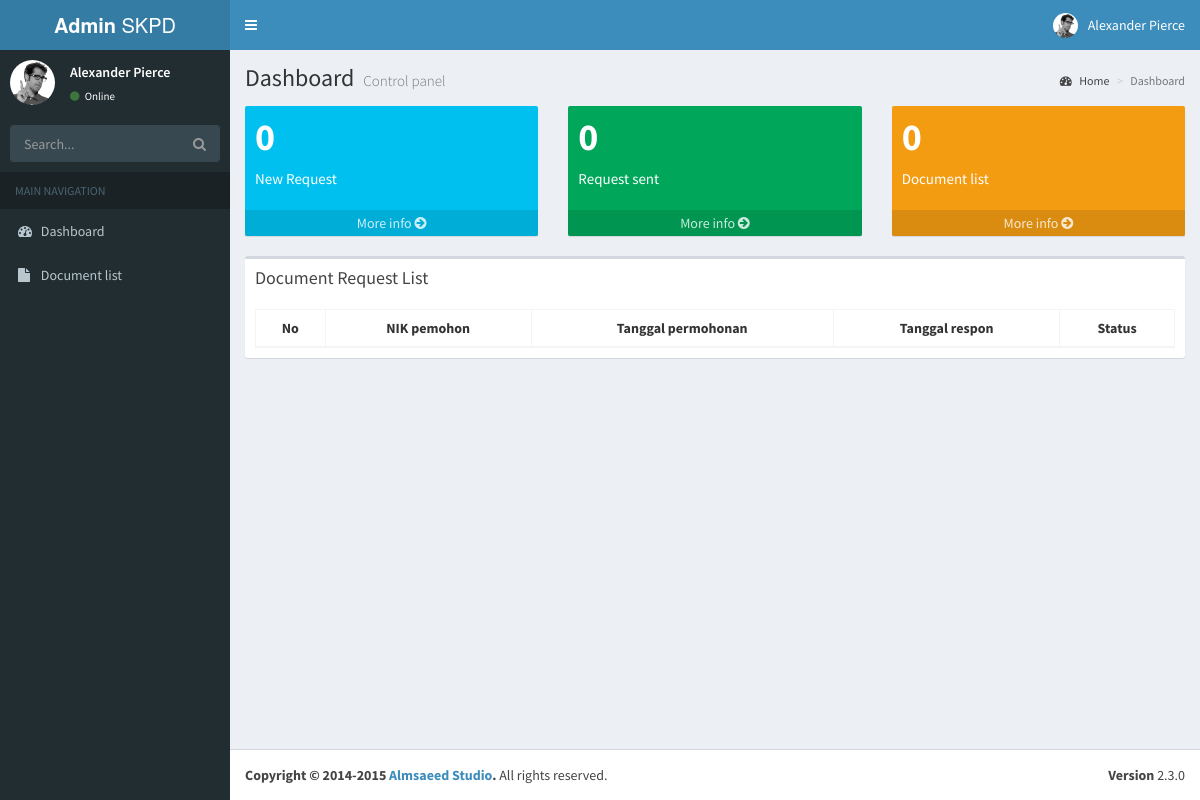
The app's page /index.php/skpd, older data.
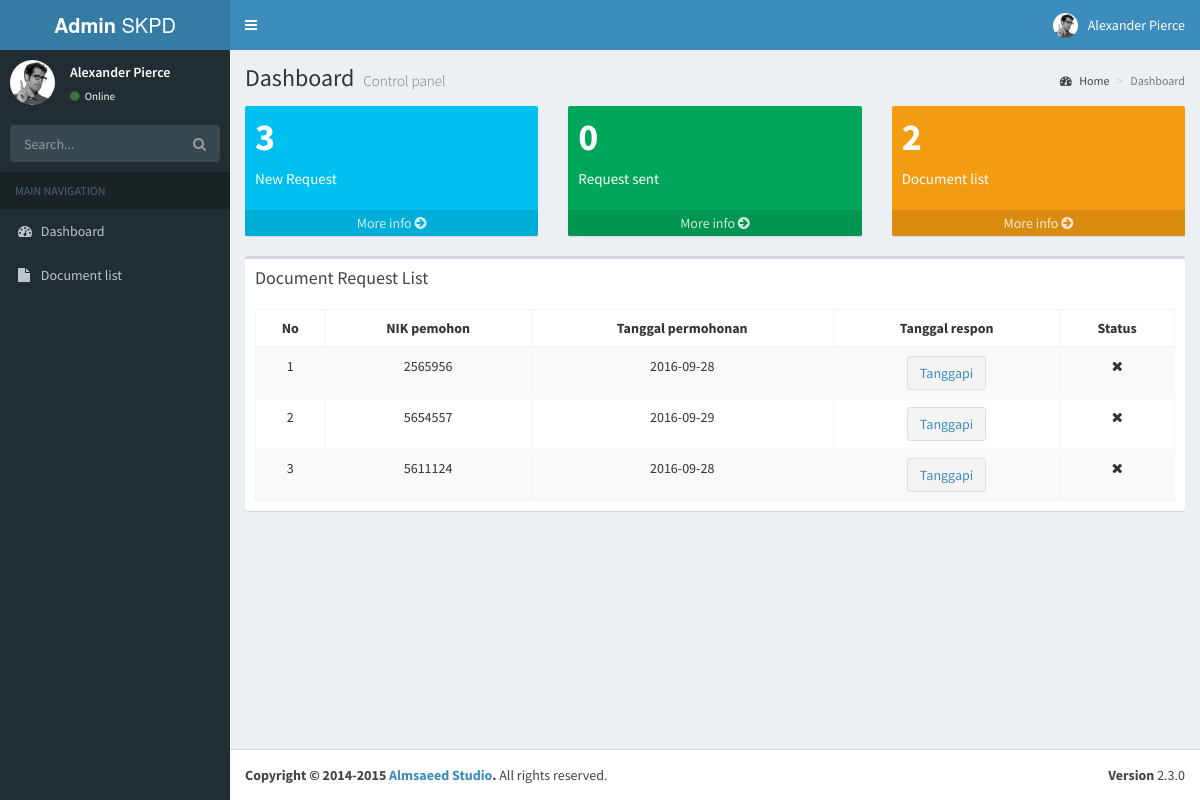
The same page, newer data.
### tables this page shows
CREATE TABLE `t_request` (
  `id` int(16) NOT NULL,
  `nik_pemohon` int(32) NOT NULL,
  `request_at` date NOT NULL,
  `kode_berkas` varchar(128) NOT NULL,
  `response_at` date DEFAULT NULL,
  `kode_skpd` varchar(25) NOT NULL
);

### application/controllers/Skpd.php (called while the page is built, shortened)
<?php
class Skpd extends CI_Controller{
    function __construct() {
        $this->load->model(array('model_skpd'));
        $this->load->helper(array('form', 'url'));
    }
    public function index(){
        $a = $this->model_skpd->getAllPendingReq();
        $b = $this->model_skpd->getAllSentReq();
        $c = $this->model_skpd->getAllReq();
        $d = $this->model_skpd->getAllDoc();
        $data= array( 'request'=> $a, 'sent' => $b,'all'=> $c,'dokumen'=> $d);
        $this->load->view('skpd/header');
        $this->load->view('skpd/index',$data);
        $this->load->view('skpd/footer');
    }
}

### index.php (called while the page is built, shortened)
<?php
require_once BASEPATH.'core/CodeIgniter.php';

### application/models/model_skpd.php (called while the page is built, shortened)
<?php
class Model_skpd extends CI_model{
    function getAllReq(){
         return $this->db->get('t_request');
    }
}

### application/views/skpd/index.php (the view, shortened to what this page needs)
<div class="content-wrapper">
  <section class="content-header">
    <h1>
      Dashboard
      <small>Control panel</small>
    </h1>
    <ol class="breadcrumb">
      <li><a href="#"><i class="fa fa-dashboard"></i> Home</a></li>
      <li class="active">Dashboard</li>
    </ol>
  </section>
  <section class="content">
    <div class="row">
      <div class="col-lg-4">
        <div class="small-box bg-aqua">
          <div class="inner">
            <h3><?php
            echo $request->num_rows();?></h3>
            <p>New Request</p>
          </div>
          <a href="<?= base_url() ?>skpd/pendingRequest" class="small-box-footer">More info <i class="fa fa-arrow-circle-right"></i></a>
        </div>
      </div>
      <div class="col-lg-4 ">
        <div class="small-box bg-green">
          <div class="inner">
            <h3><?php echo $sent->num_rows();?></h3>
            <p>Request sent</p>
          </div>
          <a href="<?= base_url() ?>skpd/sentRequest" class="small-box-footer">More info <i class="fa fa-arrow-circle-right"></i></a>
        </div>
      </div>
      <div class="col-lg-4">
        <div class="small-box bg-yellow">
          <div class="inner">
            <h3><?php echo $dokumen->num_rows();?></h3>
            <p>Document list</p>
          </div>
          <a href="<?= base_url() ?>skpd/document" class="small-box-footer">More info <i class="fa fa-arrow-circle-right"></i></a>
        </div>
      </div>
    </div>
      <div class="box">
        <div class="box-header">
          <h3 class="box-title">Document Request List</h3>
        </div>
          <div class="box-body">
            <table id="example1" class="table table-bordered table-striped text-center" >
              <thead>
                <tr>
                  <th>No</th>
                  <th>NIK pemohon</th>
                  <th>Tanggal permohonan</th>
                  <th>Tanggal respon</th>
                  <th>Status</th>
                </tr>
              </thead>
              <tbody>
                <?php
                $no=1;
                foreach ($all->result() as $req) { ?>
                <tr role="row">
                  <td><?php echo $no ;?></td>
                  <td><?php echo $req->nik_pemohon;?></td>
                  <td><?php echo $req->request_at;?></td>
                  <td><?php echo ($req->response_at==TRUE)? $req->response_at : "<button type='button' class='btn btn-default'>".anchor('skpd/tanggapi/'.$req->id,'Tanggapi')."</button>"; ?>
                  </td>
                  <td><?php echo ($req->response_at==TRUE)? '<i class="fa fa-fw fa-check"></i>' : '<i class="fa fa-fw fa-close"></i>'; ?></td>
                </tr>
                <?php $no++; };?>
              </tbody>
            </table>
          </div>
        </div>
      </section>
    </div>

Row changes from the older to the newer data that the page shows:
added t_request: nik_pemohon "2565956", request_at "2016-09-28", id "Tanggapi"
added t_request: nik_pemohon "5654557", request_at "2016-09-29", id "Tanggapi"
added t_request: nik_pemohon "5611124", request_at "2016-09-28", id "Tanggapi"
Text that changed along with them:
$request->num_rows(): "0" → "3"
$dokumen->num_rows(): "0" → "2"
